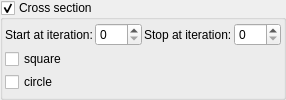
    <widget class="MyGroupBox" name="groupCheck_transf_function_enabled_false">
     <property name="toolTip">
      <string>&lt;html&gt;&lt;head/&gt;&lt;body&gt;&lt;p&gt;bailout may need to be increased for this option&lt;/p&gt;&lt;/body&gt;&lt;/html&gt;</string>
     </property>
     <property name="title">
      <string>Cross section&amp;</string>
     </property>
     <property name="checkable">
      <bool>true</bool>
     </property>
     <layout class="QVBoxLayout" name="verticalLayout_18" stretch="0,0,0">
      <property name="spacing">
       <number>2</number>
      </property>
      <property name="leftMargin">
       <number>2</number>
      </property>
      <property name="topMargin">
       <number>2</number>
      </property>
      <property name="rightMargin">
       <number>2</number>
      </property>
      <property name="bottomMargin">
       <number>2</number>
      </property>
      <item>
       <layout class="QGridLayout" name="gridLayout_72">
        <property name="spacing">
         <number>2</number>
        </property>
        <item row="1" column="3">
         <widget class="MySpinBox" name="spinboxInt_transf_stop_iterations_1">
          <property name="sizePolicy">
           <sizepolicy hsizetype="Minimum" vsizetype="Maximum">
            <horstretch>0</horstretch>
            <verstretch>0</verstretch>
           </sizepolicy>
          </property>
          <property name="maximum">
           <number>999</number>
          </property>
         </widget>
        </item>
        <item row="1" column="1">
         <widget class="MySpinBox" name="spinboxInt_transf_start_iterations">
          <property name="sizePolicy">
           <sizepolicy hsizetype="Minimum" vsizetype="Maximum">
            <horstretch>0</horstretch>
            <verstretch>0</verstretch>
           </sizepolicy>
          </property>
          <property name="maximum">
           <number>999</number>
          </property>
         </widget>
        </item>
        <item row="1" column="0">
         <widget class="QLabel" name="label_279">
          <property name="text">
           <string>Start at iteration:</string>
          </property>
         </widget>
        </item>
        <item row="1" column="2">
         <widget class="QLabel" name="label_280">
          <property name="text">
           <string>Stop at iteration:</string>
          </property>
         </widget>
        </item>
       </layout>
      </item>
      <item>
       <widget class="MyCheckBox" name="checkBox_transf_function_enabledBx">
        <property name="text">
         <string notr="true">square</string>
        </property>
       </widget>
      </item>
      <item>
       <widget class="MyCheckBox" name="checkBox_transf_function_enabledO_false">
        <property name="text">
         <string notr="true">circle</string>
        </property>
       </widget>
      </item>
     </layout>
    </widget>
